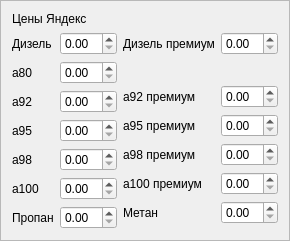
          <widget class="QFrame" name="FrameYandexPrice">
           <property name="sizePolicy">
            <sizepolicy hsizetype="Maximum" vsizetype="Preferred">
             <horstretch>0</horstretch>
             <verstretch>0</verstretch>
            </sizepolicy>
           </property>
           <property name="frameShape">
            <enum>QFrame::StyledPanel</enum>
           </property>
           <property name="frameShadow">
            <enum>QFrame::Raised</enum>
           </property>
           <layout class="QFormLayout" name="formLayout_5">
            <item row="0" column="0">
             <widget class="QLabel" name="label_4">
              <property name="sizePolicy">
               <sizepolicy hsizetype="Maximum" vsizetype="Preferred">
                <horstretch>0</horstretch>
                <verstretch>0</verstretch>
               </sizepolicy>
              </property>
              <property name="text">
               <string>Цены Яндекс</string>
              </property>
             </widget>
            </item>
            <item row="1" column="0">
             <layout class="QFormLayout" name="formLayout_2">
              <item row="0" column="0">
               <widget class="QLabel" name="label_6">
                <property name="sizePolicy">
                 <sizepolicy hsizetype="Maximum" vsizetype="Preferred">
                  <horstretch>0</horstretch>
                  <verstretch>0</verstretch>
                 </sizepolicy>
                </property>
                <property name="text">
                 <string>Дизель</string>
                </property>
               </widget>
              </item>
              <item row="0" column="1">
               <widget class="QDoubleSpinBox" name="DoubleSpinBoxYandexDiesel">
                <property name="sizePolicy">
                 <sizepolicy hsizetype="Maximum" vsizetype="Fixed">
                  <horstretch>0</horstretch>
                  <verstretch>0</verstretch>
                 </sizepolicy>
                </property>
               </widget>
              </item>
              <item row="2" column="0">
               <widget class="QLabel" name="label_10">
                <property name="sizePolicy">
                 <sizepolicy hsizetype="Maximum" vsizetype="Preferred">
                  <horstretch>0</horstretch>
                  <verstretch>0</verstretch>
                 </sizepolicy>
                </property>
                <property name="text">
                 <string>a92</string>
                </property>
               </widget>
              </item>
              <item row="2" column="1">
               <widget class="QDoubleSpinBox" name="DoubleSpinBoxYandexA92">
                <property name="sizePolicy">
                 <sizepolicy hsizetype="Maximum" vsizetype="Fixed">
                  <horstretch>0</horstretch>
                  <verstretch>0</verstretch>
                 </sizepolicy>
                </property>
               </widget>
              </item>
              <item row="3" column="0">
               <widget class="QLabel" name="label_12">
                <property name="sizePolicy">
                 <sizepolicy hsizetype="Maximum" vsizetype="Preferred">
                  <horstretch>0</horstretch>
                  <verstretch>0</verstretch>
                 </sizepolicy>
                </property>
                <property name="text">
                 <string>a95</string>
                </property>
               </widget>
              </item>
              <item row="3" column="1">
               <widget class="QDoubleSpinBox" name="DoubleSpinBoxYandexA95">
                <property name="sizePolicy">
                 <sizepolicy hsizetype="Maximum" vsizetype="Fixed">
                  <horstretch>0</horstretch>
                  <verstretch>0</verstretch>
                 </sizepolicy>
                </property>
               </widget>
              </item>
              <item row="4" column="0">
               <widget class="QLabel" name="label_14">
                <property name="sizePolicy">
                 <sizepolicy hsizetype="Maximum" vsizetype="Preferred">
                  <horstretch>0</horstretch>
                  <verstretch>0</verstretch>
                 </sizepolicy>
                </property>
                <property name="text">
                 <string>a98</string>
                </property>
               </widget>
              </item>
              <item row="4" column="1">
               <widget class="QDoubleSpinBox" name="DoubleSpinBoxYandexA98">
                <property name="sizePolicy">
                 <sizepolicy hsizetype="Maximum" vsizetype="Fixed">
                  <horstretch>0</horstretch>
                  <verstretch>0</verstretch>
                 </sizepolicy>
                </property>
               </widget>
              </item>
              <item row="5" column="0">
               <widget class="QLabel" name="label_17">
                <property name="sizePolicy">
                 <sizepolicy hsizetype="Maximum" vsizetype="Preferred">
                  <horstretch>0</horstretch>
                  <verstretch>0</verstretch>
                 </sizepolicy>
                </property>
                <property name="text">
                 <string>a100</string>
                </property>
               </widget>
              </item>
              <item row="5" column="1">
               <widget class="QDoubleSpinBox" name="DoubleSpinBoxYandexA100">
                <property name="sizePolicy">
                 <sizepolicy hsizetype="Maximum" vsizetype="Fixed">
                  <horstretch>0</horstretch>
                  <verstretch>0</verstretch>
                 </sizepolicy>
                </property>
               </widget>
              </item>
              <item row="6" column="0">
               <widget class="QLabel" name="label_18">
                <property name="sizePolicy">
                 <sizepolicy hsizetype="Maximum" vsizetype="Preferred">
                  <horstretch>0</horstretch>
                  <verstretch>0</verstretch>
                 </sizepolicy>
                </property>
                <property name="text">
                 <string>Пропан</string>
                </property>
               </widget>
              </item>
              <item row="6" column="1">
               <widget class="QDoubleSpinBox" name="DoubleSpinBoxYandexPropane">
                <property name="sizePolicy">
                 <sizepolicy hsizetype="Maximum" vsizetype="Fixed">
                  <horstretch>0</horstretch>
                  <verstretch>0</verstretch>
                 </sizepolicy>
                </property>
               </widget>
              </item>
              <item row="1" column="0">
               <widget class="QLabel" name="label_8">
                <property name="sizePolicy">
                 <sizepolicy hsizetype="Maximum" vsizetype="Preferred">
                  <horstretch>0</horstretch>
                  <verstretch>0</verstretch>
                 </sizepolicy>
                </property>
                <property name="text">
                 <string>a80</string>
                </property>
               </widget>
              </item>
              <item row="1" column="1">
               <widget class="QDoubleSpinBox" name="DoubleSpinBoxYandexA80">
                <property name="sizePolicy">
                 <sizepolicy hsizetype="Maximum" vsizetype="Fixed">
                  <horstretch>0</horstretch>
                  <verstretch>0</verstretch>
                 </sizepolicy>
                </property>
               </widget>
              </item>
             </layout>
            </item>
            <item row="1" column="1">
             <layout class="QFormLayout" name="formLayout_4">
              <item row="0" column="0">
               <widget class="QLabel" name="label_7">
                <property name="sizePolicy">
                 <sizepolicy hsizetype="Maximum" vsizetype="Preferred">
                  <horstretch>0</horstretch>
                  <verstretch>0</verstretch>
                 </sizepolicy>
                </property>
                <property name="text">
                 <string>Дизель премиум</string>
                </property>
               </widget>
              </item>
              <item row="0" column="1">
               <widget class="QDoubleSpinBox" name="DoubleSpinBoxYandexDieselPremium">
                <property name="sizePolicy">
                 <sizepolicy hsizetype="Maximum" vsizetype="Fixed">
                  <horstretch>0</horstretch>
                  <verstretch>0</verstretch>
                 </sizepolicy>
                </property>
               </widget>
              </item>
              <item row="2" column="0">
               <widget class="QLabel" name="label_11">
                <property name="sizePolicy">
                 <sizepolicy hsizetype="Maximum" vsizetype="Preferred">
                  <horstretch>0</horstretch>
                  <verstretch>0</verstretch>
                 </sizepolicy>
                </property>
                <property name="text">
                 <string>a92 премиум</string>
                </property>
               </widget>
              </item>
              <item row="2" column="1">
               <widget class="QDoubleSpinBox" name="DoubleSpinBoxYandexA92Premium">
                <property name="sizePolicy">
                 <sizepolicy hsizetype="Maximum" vsizetype="Fixed">
                  <horstretch>0</horstretch>
                  <verstretch>0</verstretch>
                 </sizepolicy>
                </property>
               </widget>
              </item>
              <item row="3" column="0">
               <widget class="QLabel" name="label_13">
                <property name="sizePolicy">
                 <sizepolicy hsizetype="Maximum" vsizetype="Preferred">
                  <horstretch>0</horstretch>
                  <verstretch>0</verstretch>
                 </sizepolicy>
                </property>
                <property name="text">
                 <string>a95 премиум</string>
                </property>
               </widget>
              </item>
              <item row="3" column="1">
               <widget class="QDoubleSpinBox" name="DoubleSpinBoxYandexA95Premium">
                <property name="sizePolicy">
                 <sizepolicy hsizetype="Maximum" vsizetype="Fixed">
                  <horstretch>0</horstretch>
                  <verstretch>0</verstretch>
                 </sizepolicy>
                </property>
               </widget>
              </item>
              <item row="4" column="0">
               <widget class="QLabel" name="label_15">
                <property name="sizePolicy">
                 <sizepolicy hsizetype="Maximum" vsizetype="Preferred">
                  <horstretch>0</horstretch>
                  <verstretch>0</verstretch>
                 </sizepolicy>
                </property>
                <property name="text">
                 <string>a98 премиум</string>
                </property>
               </widget>
              </item>
              <item row="4" column="1">
               <widget class="QDoubleSpinBox" name="DoubleSpinBoxYandexA98Premium">
                <property name="sizePolicy">
                 <sizepolicy hsizetype="Maximum" vsizetype="Fixed">
                  <horstretch>0</horstretch>
                  <verstretch>0</verstretch>
                 </sizepolicy>
                </property>
               </widget>
              </item>
              <item row="5" column="0">
               <widget class="QLabel" name="label_16">
                <property name="sizePolicy">
                 <sizepolicy hsizetype="Maximum" vsizetype="Preferred">
                  <horstretch>0</horstretch>
                  <verstretch>0</verstretch>
                 </sizepolicy>
                </property>
                <property name="text">
                 <string>a100 премиум</string>
                </property>
               </widget>
              </item>
              <item row="5" column="1">
               <widget class="QDoubleSpinBox" name="DoubleSpinBoxYandexA100Premium">
                <property name="sizePolicy">
                 <sizepolicy hsizetype="Maximum" vsizetype="Fixed">
                  <horstretch>0</horstretch>
                  <verstretch>0</verstretch>
                 </sizepolicy>
                </property>
               </widget>
              </item>
              <item row="6" column="0">
               <widget class="QLabel" name="label_19">
                <property name="sizePolicy">
                 <sizepolicy hsizetype="Maximum" vsizetype="Preferred">
                  <horstretch>0</horstretch>
                  <verstretch>0</verstretch>
                 </sizepolicy>
                </property>
                <property name="text">
                 <string>Метан</string>
                </property>
               </widget>
              </item>
              <item row="6" column="1">
               <widget class="QDoubleSpinBox" name="DoubleSpinBoxYandexMetan">
                <property name="sizePolicy">
                 <sizepolicy hsizetype="Maximum" vsizetype="Fixed">
                  <horstretch>0</horstretch>
                  <verstretch>0</verstretch>
                 </sizepolicy>
                </property>
               </widget>
              </item>
              <item row="1" column="0" colspan="2">
               <spacer name="verticalSpacer_4">
                <property name="orientation">
                 <enum>Qt::Vertical</enum>
                </property>
                <property name="sizeType">
                 <enum>QSizePolicy::Fixed</enum>
                </property>
                <property name="sizeHint" stdset="0">
                 <size>
                  <width>20</width>
                  <height>18</height>
                 </size>
                </property>
               </spacer>
              </item>
             </layout>
            </item>
           </layout>
          </widget>
